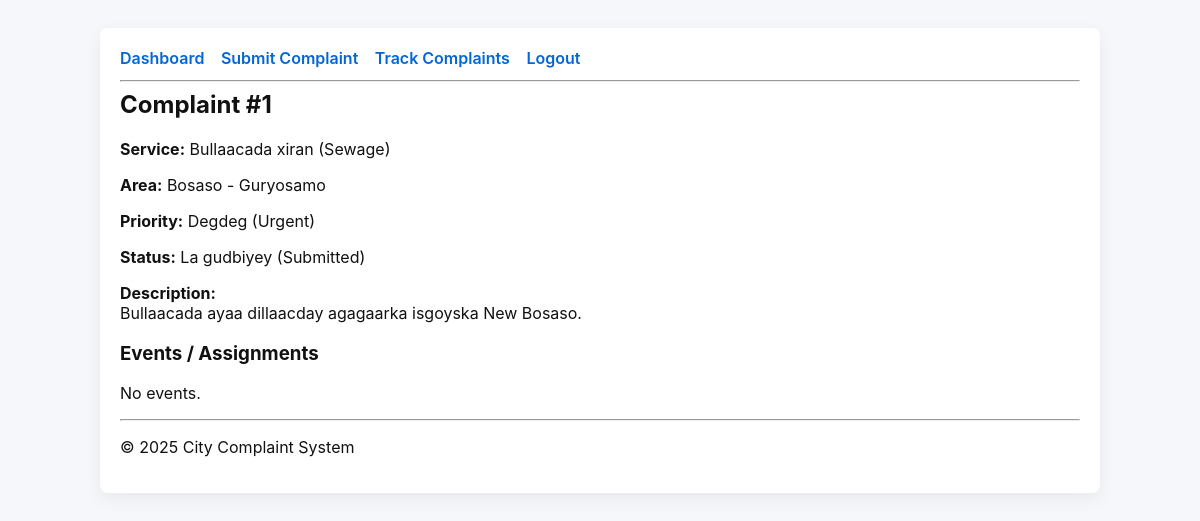
The app's page /public/complaint-view.php?id=1 (signed in) with its own data.
### tables this page shows
CREATE TABLE complaints (
    complaint_id BIGINT PRIMARY KEY AUTO_INCREMENT,
    citizen_id BIGINT NOT NULL,
    service_id INT NOT NULL,
    area_id INT NOT NULL,
    priority_id TINYINT NOT NULL,
    current_status_id TINYINT NOT NULL,
    sentiment_id TINYINT NULL,
    description TEXT,
    submitted_at DATETIME DEFAULT CURRENT_TIMESTAMP,
    resolved_at DATETIME NULL,
    FOREIGN KEY (citizen_id) REFERENCES citizens(citizen_id),
    FOREIGN KEY (service_id) REFERENCES services(service_id),
    FOREIGN KEY (area_id) REFERENCES areas(area_id),
    FOREIGN KEY (priority_id) REFERENCES priorities(priority_id),
    FOREIGN KEY (current_status_id) REFERENCES complaint_statuses(status_id),
    FOREIGN KEY (sentiment_id) REFERENCES sentiment_levels(sentiment_id)
);

CREATE TABLE services (
    service_id INT PRIMARY KEY AUTO_INCREMENT,
    department_id INT NOT NULL,
    service_name VARCHAR(100) NOT NULL,
    expected_resolution_hours INT,
    is_active TINYINT DEFAULT 1,
    FOREIGN KEY (department_id) REFERENCES departments(department_id)
);

CREATE TABLE areas (
    area_id INT PRIMARY KEY AUTO_INCREMENT,
    district_name VARCHAR(100) NOT NULL,
    neighborhood_name VARCHAR(100) NOT NULL,
    latitude DECIMAL(10,7),
    longitude DECIMAL(10,7)
);

CREATE TABLE priorities (
    priority_id TINYINT PRIMARY KEY,
    priority_name VARCHAR(50) NOT NULL UNIQUE,
    priority_level INT NOT NULL,
    default_response_hours INT NOT NULL,
    default_resolution_hours INT NOT NULL,
    color_code VARCHAR(10)
);

CREATE TABLE complaint_statuses (
    status_id TINYINT PRIMARY KEY,
    status_name VARCHAR(50) NOT NULL UNIQUE,
    status_order INT NOT NULL,
    is_final TINYINT DEFAULT 0
);

### public/complaint-view.php (the view, shortened to what this page needs)
<?php
require_once __DIR__ . '/../config/database.php';
$id = (int)($_GET['id'] ?? 0);
$stmt = $conn->prepare('SELECT c.*, ci.user_id, s.service_name, a.district_name, a.neighborhood_name, p.priority_name, st.status_name FROM complaints c JOIN citizens ci ON c.citizen_id=ci.citizen_id JOIN services s ON c.service_id=s.service_id JOIN areas a ON c.area_id=a.area_id JOIN priorities p ON c.priority_id=p.priority_id JOIN complaint_statuses st ON c.current_status_id=st.status_id WHERE c.complaint_id = ? LIMIT 1');
$stmt->bind_param('i', $id); $stmt->execute(); $complaint = $stmt->get_result()->fetch_assoc();
$events = [];
include __DIR__ . '/../includes/header.php';
include __DIR__ . '/../includes/navbar.php';
echo '<h2>Complaint #' . (int)$complaint['complaint_id'] . '</h2>';
echo '<p><strong>Service:</strong> ' . htmlspecialchars($complaint['service_name']) . '</p>';
echo '<p><strong>Area:</strong> ' . htmlspecialchars($complaint['district_name'] . ' - ' . $complaint['neighborhood_name']) . '</p>';
echo '<p><strong>Priority:</strong> ' . htmlspecialchars($complaint['priority_name']) . '</p>';
echo '<p><strong>Status:</strong> ' . htmlspecialchars($complaint['status_name']) . '</p>';
echo '<p><strong>Description:</strong><br>' . nl2br(htmlspecialchars($complaint['description'])) . '</p>';
echo '<h3>Events / Assignments</h3>';
if ($events) {
    echo '<ul>';
    foreach ($events as $ev) {
        echo '<li>Assigned user: ' . htmlspecialchars($ev['assigned_user_id'] ?? '') . ' at ' . htmlspecialchars($ev['assigned_at']) . '</li>';
    }
    echo '</ul>';
} else { echo '<p>No events.</p>'; }
include __DIR__ . '/../includes/footer.php';

### public/assets/css/style.css (style rules this page uses)
:root { --primary: #0366d6; --muted: #6b7280; --bg: #f6f7fb; --card: #ffffff; }
* { box-sizing: border-box }
body { font-family: Inter, Segoe UI, Arial, Helvetica, sans-serif; margin: 0; background: var(--bg); color: #111 }
h2 { margin-top: 8px }

### records on screen
complaints: complaint_id "1", service.service_name "Bullaacada xiran (Sewage)", area.neighborhood_name "Bosaso - Guryosamo", priority.priority_name "Degdeg (Urgent)", current_status.status_name "La gudbiyey (Submitted)", description "Bullaacada ayaa dillaacday agagaarka isgoyska New Bosaso."
